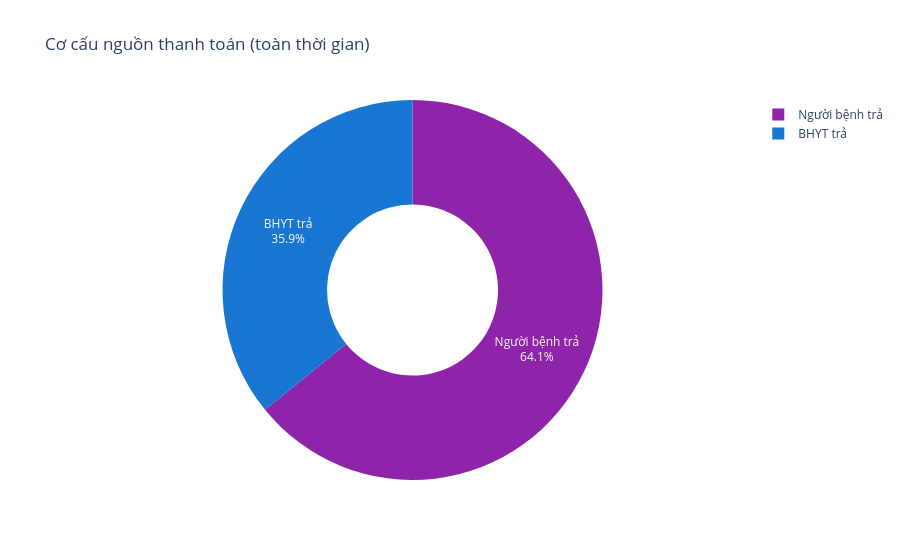

The code cell stored with this chart in its notebook:
### Code cell
# Cơ cấu BHYT vs tự trả
fig = go.Figure(go.Pie(
    labels=["BHYT trả", "Người bệnh trả"],
    values=[total_bhyt, total_patient],
    hole=0.45,
    marker_colors=["#1976d2", "#8e24aa"],
    textinfo="label+percent",
))
fig.update_layout(title="Cơ cấu nguồn thanh toán (toàn thời gian)")
fig.show()

### Figure 1 — Plotly figure (JSON) as saved in the notebook; plotly's stock layout.template omitted (floating-point values rounded to 4 significant figures)
{"data": [{"hole": 0.45, "labels": ["BHYT trả", "Người bệnh trả"], "marker": {"colors": ["#1976d2", "#8e24aa"]}, "textinfo": "label+percent", "type": "pie", "values": [16130000000.0, 28840000000.0]}], "layout": {"title": {"text": "Cơ cấu nguồn thanh toán (toàn thời gian)"}}}
